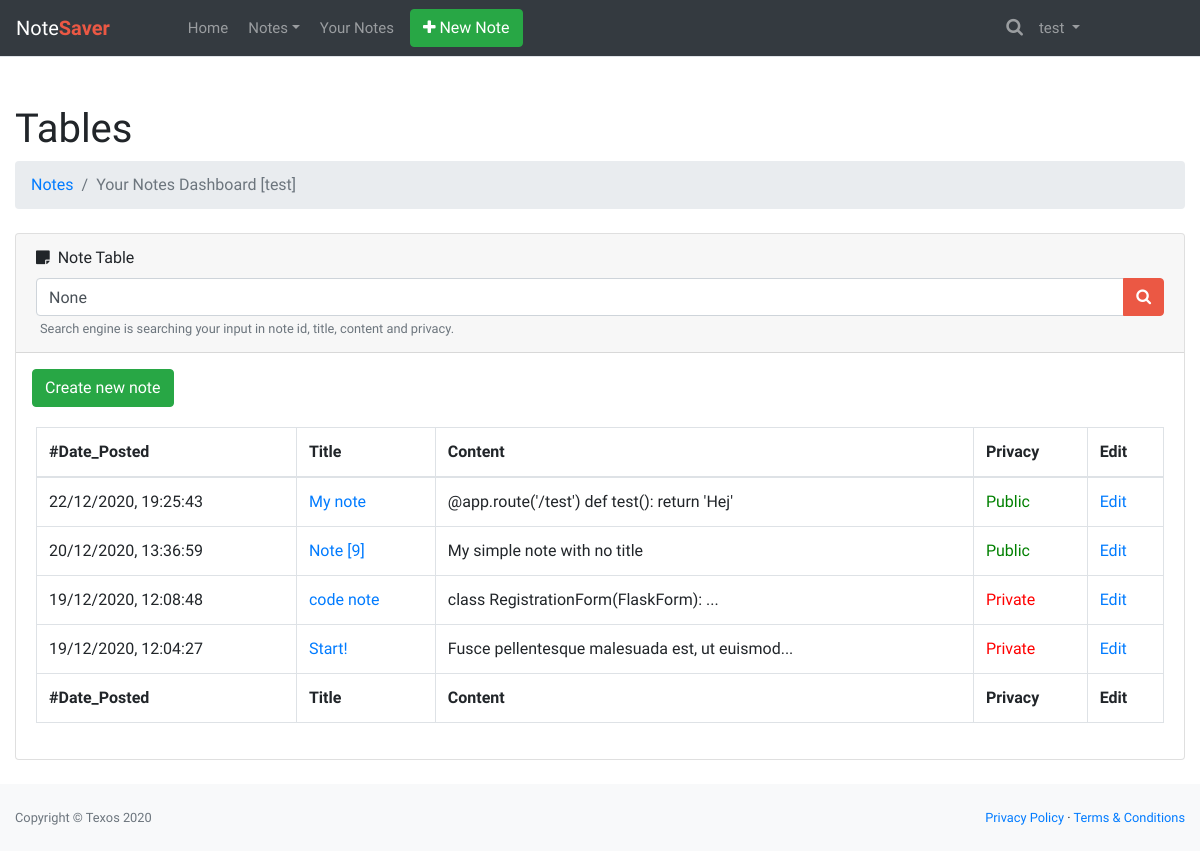
The page /notes/dashboard/search (signed in) on the database its author committed.
### nts/models.py (models this page shows, shortened)
class User(db.Model, UserMixin):
    id = db.Column(db.Integer, primary_key=True)
    username = db.Column(db.String(20), unique=True, nullable=False)
    email = db.Column(db.String(120), unique=True, nullable=False)
    image_file = db.Column(db.String(20), nullable=False,
                           default='default.jpg')
    password = db.Column(db.String(60), nullable=False)
    role = db.Column(db.Text, nullable=False, default='User')
    notes = db.relationship('Note', backref='author', lazy=True)

class Note(db.Model):
    id = db.Column(db.Integer, primary_key=True)
    title = db.Column(db.String(100), default=id)
    image_file = db.Column(db.String(20))
    date_posted = db.Column(db.DateTime, nullable=False,
                            default=datetime.datetime.now)
    content = db.Column(db.Text, nullable=False)
    privacy = db.Column(db.Text, default='Public')
    user_id = db.Column(db.Integer, db.ForeignKey('user.id'), nullable=False)

### nts/views.py (the view)
@app.route('/notes/dashboard/search')
@login_required
def dash_search():
    q = request.args.get('q')
    if q:
        notes = Note.query.filter_by(author=current_user).order_by(Note.date_posted.desc()).filter(Note.title.contains(q)
            | Note.content.contains(q)
            | Note.date_posted.contains(q)
            | Note.id.contains(q)
        ).order_by(Note.date_posted.desc())
    else:
        notes = Note.query.filter_by(author=current_user).order_by(Note.date_posted.desc())
    return render_template('notes/dashboard_search.html', title='Dash/Search', notes=notes, q=q)

### nts/functions.py (called while the page is built)
@app.context_processor
def override_url_for():
    return dict(url_for=dated_url_for)

def dated_url_for(endpoint, **values):
    if endpoint == 'static' or 'profile_pics':
        filename = values.get('filename', None)
        if filename:
            file_path = os.path.join(app.root_path,
                                     endpoint, filename)
            values['ver'] = int(os.stat(file_path).st_mtime)
    return url_for(endpoint, **values)

### nts/models.py (called while the page is built)
@login_manager.user_loader
def load_user(user_id):
    return User.query.get(int(user_id))

### nts/templates/notes/dashboard_search.html (shortened to what this page needs)
{% extends 'layout.html' %}
{% block content %}
<link rel="stylesheet" href="{{ url_for('static', filename='note.css')}}">
<div id="layoutSidenav_content">
  <main>
      <div class="container-fluid">
          <h1 class="mt-4">Tables</h1>
          <ol class="breadcrumb mb-4">
              <li class="breadcrumb-item"><a href="{{ url_for('notes') }}">Notes</a></li>
              <li class="breadcrumb-item active">Your Notes Dashboard [{{current_user.username}}]</li>
          </ol>
          <div class="card mb-4">
              <div class="card-header">
                  <i class="fa fa-sticky-note mr-1"></i>
                  Note Table
                  <form class="mt-2" method="GET" action="/notes/dashboard/search">
                      <div class="input-group">
                          <input class="form-control" value="{{ q }}" type="text" placeholder="Search for note..." aria-label="Search" aria-describedby="basic-addon2" name="q" />
                          <div class="input-group-append">
                              <button class="btn btn-primary" type="submit"><i class="fa fa-search"></i></button>
                          </div>
                      </div>
                      <small class="text-muted ml-1">Search engine is searching your input in note id, title, content and privacy.</small>
                  </form>
              </div>
              <a href=""><button type="button" class="btn btn-success ml-3 mt-3">Create new note</button></a>
              <div class="card-body">
                  <div class="table-responsive">
                      <table class="table table-bordered" id="dataTable" width="100%" cellspacing="0">
                          <thead>
                              <tr>
                                  <th>#Date_Posted</th>
                                  <th>Title</th>
                                  <th>Content</th>
                                  <th>Privacy</th>
                                  <th>Edit</th>
                              </tr>
                          </thead>
                          <tfoot>
                              <tr>
                                  <th>#Date_Posted</th>
                                  <th>Title</th>
                                  <th>Content</th>
                                  <th>Privacy</th>
                                  <th>Edit</th>
                              </tr>
                          </tfoot>
                          <tbody>
                            {% for note in notes %}
                              <tr>
                                  <td>{{ note.date_posted.strftime("%d/%m/%Y, %H:%M:%S") }}</td>
                                  <td><a href="{{ url_for('note', note_id=note.id)}}">{% if note.title %}{{ note.title }}{% else %}Note [{{ note.id}}] {% endif %}</a></td>
                                  <td>{{ note.content|truncate(50) }}</td>
                                  {% if note.privacy == 'Private' %}
                                  <td><span style="color:red">{{ note.privacy }}</span></td>
                                  {% else %}
                                  <td><span style="color:green">{{ note.privacy }}</span></td>
                                  {% endif %}
                                  <td><a href="{{ url_for('note_edit', note_id=note.id) }}">Edit</a></td>
                              </tr>
                            {% endfor %}
                          </tbody>
                      </table>
                  </div>
              </div>
          </div>
      </div>
  </main>
  <footer class="py-4 bg-light mt-auto">
      <div class="container-fluid">
          <div class="d-flex align-items-center justify-content-between small">
              <div class="text-muted">Copyright &copy; Texos 2020</div>
              <div>
                  <a href="#">Privacy Policy</a>
                  &middot;
                  <a href="#">Terms &amp; Conditions</a>
              </div>
          </div>
      </div>
  </footer>
</div>
{% endblock %}

### nts/templates/layout.html (shortened to what this page needs)
<!DOCTYPE html>
<html lang="en">
<head>
<link rel="stylesheet" href="https://stackpath.bootstrapcdn.com/bootstrap/4.5.0/css/bootstrap.min.css">
<link rel="stylesheet" href="https://maxcdn.bootstrapcdn.com/font-awesome/4.7.0/css/font-awesome.min.css">
<link rel="stylesheet" href="{{ url_for('static', filename='layout.css') }}">
</head>
<body>
{% if title == 'User' %}
<nav class="navbar navbar-expand-lg navbar-dark bg-dark fixed-top">
{% else %}
<nav class="navbar navbar-expand-lg navbar-dark bg-dark ">
{% endif %}
	<a href="{{ url_for('notes') }}" class="navbar-brand">Note<b>Saver</b></a>
	<div id="navbarCollapse" class="collapse navbar-collapse justify-content-start">
		<div class="navbar-nav">
			{% if current_user.is_authenticated %}
			<a href="{{ url_for('notes') }}" class="nav-item nav-link ">Home</a>
			{% else %}
			<a href="/" class="nav-item nav-link ">Home</a>
			{% endif %}
			{% if title == 'Dashboard' or title == 'Add' or title == 'Browse' %}
			<div class="nav-item dropdown active">
			{% else %}
			<div class="nav-item dropdown">
			{% endif %}
				<a href="#" data-toggle="dropdown" class="nav-item nav-link dropdown-toggle">Notes</a>
			</div>
			{% if title == 'Notes' %}
			<a href="{{ url_for('notes') }}" class="nav-item nav-link active">Your Notes</a>
			{% else %}
			<a href="{{ url_for('notes') }}" class="nav-item nav-link">Your Notes</a>
			{% endif %}
			<a href="{{ url_for('notes_add') }}">
				<button type="button" class="btn btn-success">
					<i class="fa fa-plus" aria-hidden="true"></i> New Note
				</button>
			</a>
        </div>
		<div class="navbar-nav ml-auto">
			<div class="nav-item dropdown search-dropdown">
				<a data-toggle="dropdown" class="nav-item nav-link dropdown-toggle" href="#"><i class="fa fa-search"></i></a>
			</div>
			{% if current_user.is_authenticated %}
			<div class="nav-item dropdown mr-5">
				<a href="#" data-toggle="dropdown" class="nav-link dropdown-toggle user-action mr-5">{{ current_user.username }} <b class="caret"></b></a>
			</div>
			{% endif %}
         </div>
        </div>
</nav>
{% block content %}{% endblock %}
</body>
</html>

### nts/static/layout.css (style rules this page uses)
body { font-family:'Varela Round',sans-serif }
.form-control { box-shadow:none;border-radius:4px }
.navbar { background:#fff;padding-left:16px;padding-right:16px;border-bottom:1px solid #dfe3e8;border-radius:0 }
.navbar .navbar-brand { padding-left:0;font-size:20px;padding-right:50px }
.navbar .navbar-brand b { font-weight:700;color:#eb5844 }
.navbar .navbar-nav>a { margin:0 .25rem }
.navbar a,.navbar a:active { color:#888;font-size:15px;background:0 0 }
.input-group-append .btn,.input-group-append .btn:active { border-color:#eb5844;background:#eb5844!important }
.navbar .nav-item i { font-size:18px;line-height:16px }
.navbar .search-dropdown .dropdown-toggle::after { display:none }

### rows shown on the page
User: username "test"
Note: date_posted "22/12/2020, 19:25:43", title "My note", content "@app.route('/test') def test(): return 'Hej'", privacy "Public"
Note: date_posted "20/12/2020, 13:36:59", id "9", content "My simple note with no title", privacy "Public"
Note: date_posted "19/12/2020, 12:08:48", title "code note", content "class RegistrationForm(FlaskForm): ...", privacy "Private"
Note: date_posted "19/12/2020, 12:04:27", title "Start!", content "Fusce pellentesque malesuada est, ut euismod...", privacy "Private"
